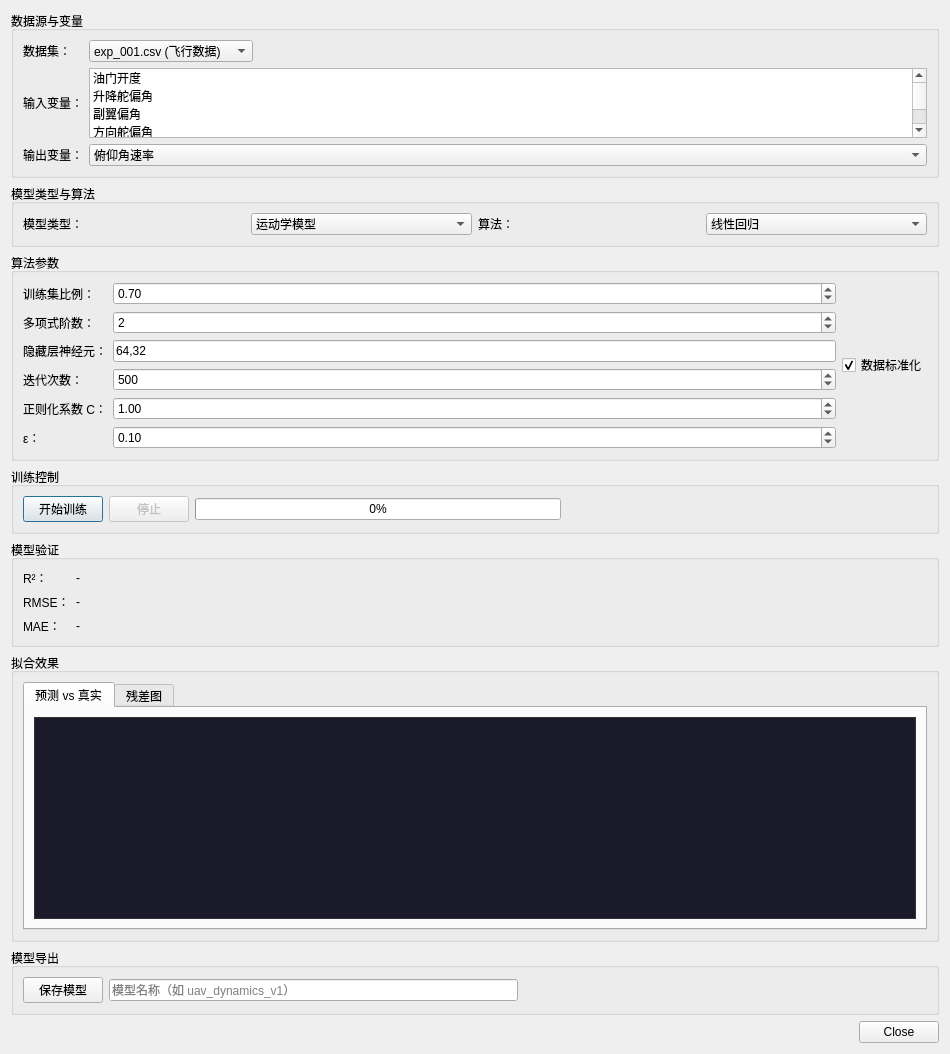
<?xml version="1.0" encoding="UTF-8"?>
<ui version="4.0">
 <class>ModelBuildingDialog</class>
 <widget class="QDialog" name="ModelBuildingDialog">
  <property name="geometry">
   <rect>
    <x>0</x>
    <y>0</y>
    <width>950</width>
    <height>800</height>
   </rect>
  </property>
  <property name="windowTitle">
   <string>模型构建</string>
  </property>
  <layout class="QVBoxLayout" name="verticalLayout">
   <!-- 数据源与变量选择 -->
   <item>
    <widget class="QGroupBox" name="groupBoxData">
     <property name="title">
      <string>数据源与变量</string>
     </property>
     <layout class="QGridLayout" name="gridLayout">
      <item row="0" column="0">
       <widget class="QLabel" name="labelDataset">
        <property name="text">
         <string>数据集：</string>
        </property>
       </widget>
      </item>
      <item row="0" column="1" colspan="2">
       <widget class="QComboBox" name="comboDataset">
        <item>
         <property name="text">
          <string>exp_001.csv (飞行数据)</string>
         </property>
        </item>
        <item>
         <property name="text">
          <string>radar_measurements.db</string>
         </property>
        </item>
        <item>
         <property name="text">
          <string>uav_dynamics.xlsx</string>
         </property>
        </item>
       </widget>
      </item>
      <item row="0" column="3">
       <spacer name="horizontalSpacer">
        <property name="orientation">
         <enum>Qt::Horizontal</enum>
        </property>
        <property name="sizeHint" stdset="0">
         <size>
          <width>40</width>
          <height>20</height>
         </size>
        </property>
       </spacer>
      </item>
      <item row="1" column="0">
       <widget class="QLabel" name="labelInputVars">
        <property name="text">
         <string>输入变量：</string>
        </property>
       </widget>
      </item>
      <item row="1" column="1" colspan="3">
       <widget class="QListWidget" name="listInputVars">
        <property name="selectionMode">
         <enum>QAbstractItemView::MultiSelection</enum>
        </property>
        <item>
         <property name="text">
          <string>油门开度</string>
         </property>
        </item>
        <item>
         <property name="text">
          <string>升降舵偏角</string>
         </property>
        </item>
        <item>
         <property name="text">
          <string>副翼偏角</string>
         </property>
        </item>
        <item>
         <property name="text">
          <string>方向舵偏角</string>
         </property>
        </item>
        <item>
         <property name="text">
          <string>空速</string>
         </property>
        </item>
        <item>
         <property name="text">
          <string>高度</string>
         </property>
        </item>
       </widget>
      </item>
      <item row="2" column="0">
       <widget class="QLabel" name="labelOutputVar">
        <property name="text">
         <string>输出变量：</string>
        </property>
       </widget>
      </item>
      <item row="2" column="1" colspan="3">
       <widget class="QComboBox" name="comboOutputVar">
        <item>
         <property name="text">
          <string>俯仰角速率</string>
         </property>
        </item>
        <item>
         <property name="text">
          <string>滚转角速率</string>
         </property>
        </item>
        <item>
         <property name="text">
          <string>偏航角速率</string>
         </property>
        </item>
        <item>
         <property name="text">
          <string>迎角</string>
         </property>
        </item>
       </widget>
      </item>
     </layout>
    </widget>
   </item>
   <!-- 模型类型与算法 -->
   <item>
    <widget class="QGroupBox" name="groupBoxModel">
     <property name="title">
      <string>模型类型与算法</string>
     </property>
     <layout class="QGridLayout" name="gridLayout_2">
      <item row="0" column="0">
       <widget class="QLabel" name="labelModelType">
        <property name="text">
         <string>模型类型：</string>
        </property>
       </widget>
      </item>
      <item row="0" column="1">
       <widget class="QComboBox" name="comboModelType">
        <item>
         <property name="text">
          <string>运动学模型</string>
         </property>
        </item>
        <item>
         <property name="text">
          <string>动力学模型</string>
         </property>
        </item>
        <item>
         <property name="text">
          <string>传感器模型</string>
         </property>
        </item>
        <item>
         <property name="text">
          <string>目标特性模型</string>
         </property>
        </item>
       </widget>
      </item>
      <item row="0" column="2">
       <widget class="QLabel" name="labelAlgorithm">
        <property name="text">
         <string>算法：</string>
        </property>
       </widget>
      </item>
      <item row="0" column="3">
       <widget class="QComboBox" name="comboAlgorithm">
        <item>
         <property name="text">
          <string>线性回归</string>
         </property>
        </item>
        <item>
         <property name="text">
          <string>多项式拟合 (阶数可设)</string>
         </property>
        </item>
        <item>
         <property name="text">
          <string>神经网络 (BP)</string>
         </property>
        </item>
        <item>
         <property name="text">
          <string>支持向量机回归</string>
         </property>
        </item>
        <item>
         <property name="text">
          <string>ARX系统辨识</string>
         </property>
        </item>
       </widget>
      </item>
     </layout>
    </widget>
   </item>
   <!-- 算法参数设置 -->
   <item>
    <widget class="QGroupBox" name="groupBoxParams">
     <property name="title">
      <string>算法参数</string>
     </property>
     <layout class="QHBoxLayout" name="horizontalLayout">
      <item>
       <layout class="QGridLayout" name="gridLayout_3">
        <item row="0" column="0">
         <widget class="QLabel" name="labelTrainRatio">
          <property name="text">
           <string>训练集比例：</string>
          </property>
         </widget>
        </item>
        <item row="0" column="1">
         <widget class="QDoubleSpinBox" name="spinTrainRatio">
          <property name="decimals">
           <number>2</number>
          </property>
          <property name="minimum">
           <double>0.100000000000000</double>
          </property>
          <property name="maximum">
           <double>0.900000000000000</double>
          </property>
          <property name="value">
           <double>0.700000000000000</double>
          </property>
         </widget>
        </item>
        <item row="1" column="0">
         <widget class="QLabel" name="labelPolynomialDegree">
          <property name="text">
           <string>多项式阶数：</string>
          </property>
         </widget>
        </item>
        <item row="1" column="1">
         <widget class="QSpinBox" name="spinDegree">
          <property name="minimum">
           <number>1</number>
          </property>
          <property name="maximum">
           <number>10</number>
          </property>
          <property name="value">
           <number>2</number>
          </property>
         </widget>
        </item>
        <item row="2" column="0">
         <widget class="QLabel" name="labelHiddenLayers">
          <property name="text">
           <string>隐藏层神经元：</string>
          </property>
         </widget>
        </item>
        <item row="2" column="1">
         <widget class="QLineEdit" name="editHiddenLayers">
          <property name="text">
           <string>64,32</string>
          </property>
         </widget>
        </item>
        <item row="3" column="0">
         <widget class="QLabel" name="labelIterations">
          <property name="text">
           <string>迭代次数：</string>
          </property>
         </widget>
        </item>
        <item row="3" column="1">
         <widget class="QSpinBox" name="spinIterations">
          <property name="maximum">
           <number>10000</number>
          </property>
          <property name="value">
           <number>500</number>
          </property>
         </widget>
        </item>
        <item row="4" column="0">
         <widget class="QLabel" name="labelC">
          <property name="text">
           <string>正则化系数 C：</string>
          </property>
         </widget>
        </item>
        <item row="4" column="1">
         <widget class="QDoubleSpinBox" name="spinC">
          <property name="maximum">
           <double>1000.000000000000000</double>
          </property>
          <property name="value">
           <double>1.000000000000000</double>
          </property>
         </widget>
        </item>
        <item row="5" column="0">
         <widget class="QLabel" name="labelEpsilon">
          <property name="text">
           <string>ε：</string>
          </property>
         </widget>
        </item>
        <item row="5" column="1">
         <widget class="QDoubleSpinBox" name="spinEpsilon">
          <property name="maximum">
           <double>1.000000000000000</double>
          </property>
          <property name="singleStep">
           <double>0.010000000000000</double>
          </property>
          <property name="value">
           <double>0.100000000000000</double>
          </property>
         </widget>
        </item>
       </layout>
      </item>
      <item>
       <widget class="QCheckBox" name="checkNormalize">
        <property name="text">
         <string>数据标准化</string>
        </property>
        <property name="checked">
         <bool>true</bool>
        </property>
       </widget>
      </item>
     </layout>
    </widget>
   </item>
   <!-- 训练控制 -->
   <item>
    <widget class="QGroupBox" name="groupBoxTrain">
     <property name="title">
      <string>训练控制</string>
     </property>
     <layout class="QHBoxLayout" name="horizontalLayout_2">
      <item>
       <widget class="QPushButton" name="btnTrain">
        <property name="text">
         <string>开始训练</string>
        </property>
       </widget>
      </item>
      <item>
       <widget class="QPushButton" name="btnStop">
        <property name="enabled">
         <bool>false</bool>
        </property>
        <property name="text">
         <string>停止</string>
        </property>
       </widget>
      </item>
      <item>
       <widget class="QProgressBar" name="progressBar">
        <property name="value">
         <number>0</number>
        </property>
       </widget>
      </item>
      <item>
       <spacer name="horizontalSpacer_2">
        <property name="orientation">
         <enum>Qt::Horizontal</enum>
        </property>
        <property name="sizeHint" stdset="0">
         <size>
          <width>40</width>
          <height>20</height>
         </size>
        </property>
       </spacer>
      </item>
     </layout>
    </widget>
   </item>
   <!-- 验证结果 -->
   <item>
    <widget class="QGroupBox" name="groupBoxValidation">
     <property name="title">
      <string>模型验证</string>
     </property>
     <layout class="QHBoxLayout" name="horizontalLayout_3">
      <item>
       <layout class="QFormLayout" name="formLayout">
        <item row="0" column="0">
         <widget class="QLabel" name="labelR2">
          <property name="text">
           <string>R²：</string>
          </property>
         </widget>
        </item>
        <item row="0" column="1">
         <widget class="QLabel" name="labelR2Value">
          <property name="text">
           <string>-</string>
          </property>
         </widget>
        </item>
        <item row="1" column="0">
         <widget class="QLabel" name="labelRMSE">
          <property name="text">
           <string>RMSE：</string>
          </property>
         </widget>
        </item>
        <item row="1" column="1">
         <widget class="QLabel" name="labelRMSEValue">
          <property name="text">
           <string>-</string>
          </property>
         </widget>
        </item>
        <item row="2" column="0">
         <widget class="QLabel" name="labelMAE">
          <property name="text">
           <string>MAE：</string>
          </property>
         </widget>
        </item>
        <item row="2" column="1">
         <widget class="QLabel" name="labelMAEValue">
          <property name="text">
           <string>-</string>
          </property>
         </widget>
        </item>
       </layout>
      </item>
     </layout>
    </widget>
   </item>
   <!-- 图表显示区域 -->
   <item>
    <widget class="QGroupBox" name="groupBoxChart">
     <property name="title">
      <string>拟合效果</string>
     </property>
     <layout class="QVBoxLayout" name="verticalLayout_2">
      <item>
       <widget class="QTabWidget" name="tabWidgetChart">
        <property name="currentIndex">
         <number>0</number>
        </property>
        <widget class="QWidget" name="tabFit">
         <attribute name="title">
          <string>预测 vs 真实</string>
         </attribute>
         <layout class="QVBoxLayout" name="verticalLayout_3">
          <item>
           <widget class="QWidget" name="chartContainer1" native="true">
            <property name="minimumSize">
             <size>
              <width>0</width>
              <height>200</height>
             </size>
            </property>
            <property name="styleSheet">
             <string notr="true">background-color: #1a1a2a; border: 1px solid #333;</string>
            </property>
           </widget>
          </item>
         </layout>
        </widget>
        <widget class="QWidget" name="tabResidual">
         <attribute name="title">
          <string>残差图</string>
         </attribute>
         <layout class="QVBoxLayout" name="verticalLayout_4">
          <item>
           <widget class="QWidget" name="chartContainer2" native="true">
            <property name="minimumSize">
             <size>
              <width>0</width>
              <height>200</height>
             </size>
            </property>
            <property name="styleSheet">
             <string notr="true">background-color: #1a1a2a; border: 1px solid #333;</string>
            </property>
           </widget>
          </item>
         </layout>
        </widget>
       </widget>
      </item>
     </layout>
    </widget>
   </item>
   <!-- 模型导出 -->
   <item>
    <widget class="QGroupBox" name="groupBoxExport">
     <property name="title">
      <string>模型导出</string>
     </property>
     <layout class="QHBoxLayout" name="horizontalLayout_4">
      <item>
       <widget class="QPushButton" name="btnSaveModel">
        <property name="text">
         <string>保存模型</string>
        </property>
       </widget>
      </item>
      <item>
       <widget class="QLineEdit" name="editModelName">
        <property name="placeholderText">
         <string>模型名称（如 uav_dynamics_v1）</string>
        </property>
       </widget>
      </item>
      <item>
       <spacer name="horizontalSpacer_3">
        <property name="orientation">
         <enum>Qt::Horizontal</enum>
        </property>
        <property name="sizeHint" stdset="0">
         <size>
          <width>40</width>
          <height>20</height>
         </size>
        </property>
       </spacer>
      </item>
     </layout>
    </widget>
   </item>
   <!-- 底部按钮 -->
   <item>
    <widget class="QDialogButtonBox" name="buttonBox">
     <property name="orientation">
      <enum>Qt::Horizontal</enum>
     </property>
     <property name="standardButtons">
      <set>QDialogButtonBox::Close</set>
     </property>
    </widget>
   </item>
  </layout>
 </widget>
 <resources/>
 <connections>
  <connection>
   <sender>buttonBox</sender>
   <signal>accepted()</signal>
   <receiver>ModelBuildingDialog</receiver>
   <slot>accept()</slot>
   <hints>
    <hint type="sourcelabel">
     <x>248</x>
     <y>254</y>
    </hint>
    <hint type="destinationlabel">
     <x>157</x>
     <y>274</y>
    </hint>
   </hints>
  </connection>
  <connection>
   <sender>buttonBox</sender>
   <signal>rejected()</signal>
   <receiver>ModelBuildingDialog</receiver>
   <slot>reject()</slot>
   <hints>
    <hint type="sourcelabel">
     <x>316</x>
     <y>260</y>
    </hint>
    <hint type="destinationlabel">
     <x>286</x>
     <y>274</y>
    </hint>
   </hints>
  </connection>
 </connections>
</ui>
